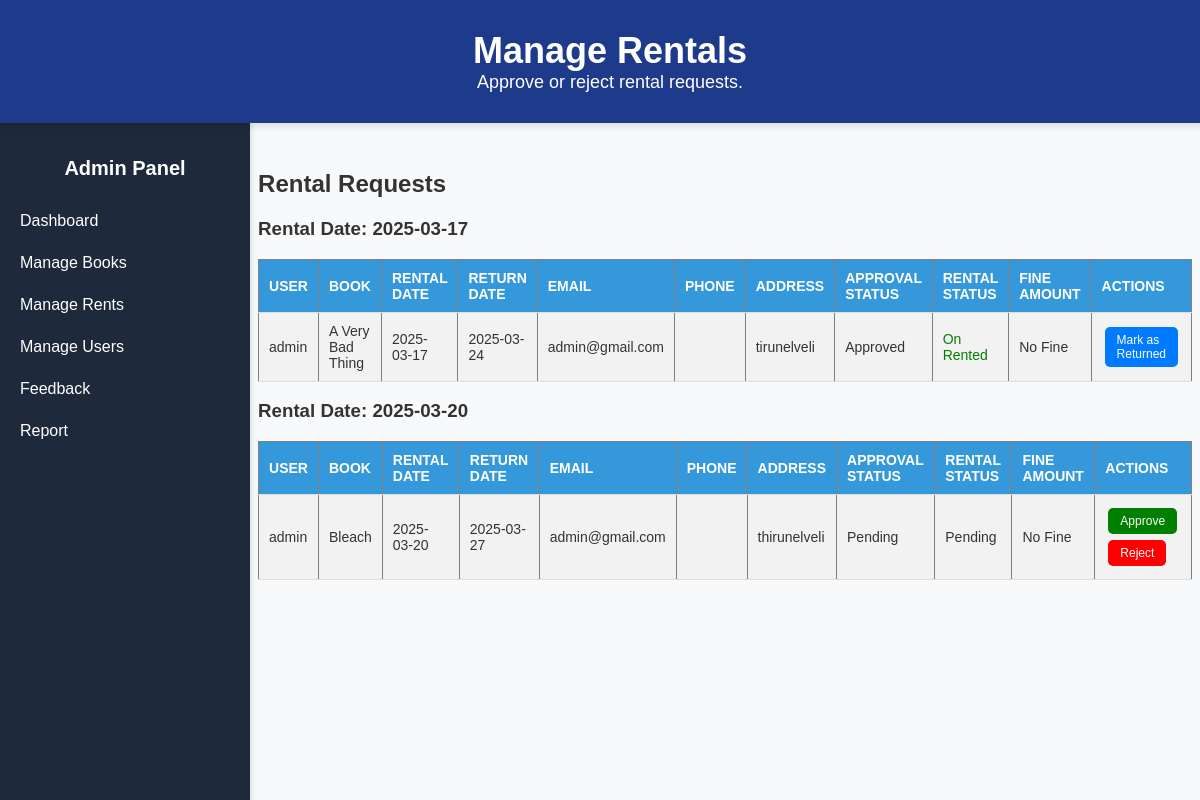
The page /manage_rentals.php on the database as committed earlier.
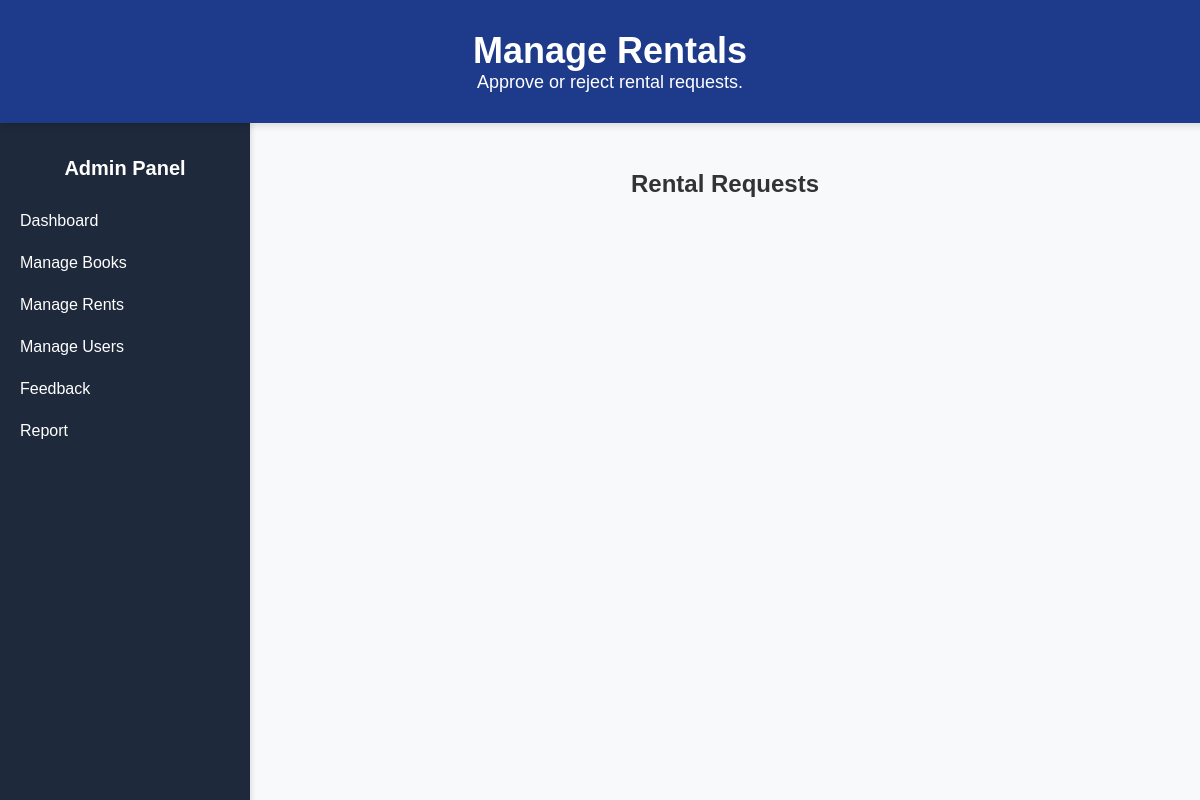
The same page on the database as committed later.
### tables this page shows
CREATE TABLE `rentals` (
  `rental_id` int(11) NOT NULL,
  `user_id` int(11) NOT NULL,
  `book_id` int(11) NOT NULL,
  `rental_date` date NOT NULL DEFAULT current_timestamp(),
  `return_date` date NOT NULL,
  `address` varchar(255) NOT NULL,
  `approval_status` enum('pending','approved','rejected') NOT NULL DEFAULT 'pending',
  `rental_status` enum('on rented','returned','overdue','pending') NOT NULL DEFAULT 'pending'
);

CREATE TABLE `users` (
  `user_id` int(11) NOT NULL,
  `username` varchar(50) NOT NULL,
  `email` varchar(100) NOT NULL,
  `password` varchar(255) NOT NULL,
  `created_at` timestamp NOT NULL DEFAULT current_timestamp(),
  `role` enum('user','admin') NOT NULL DEFAULT 'user',
  `phone_number` bigint(20) NOT NULL
);

CREATE TABLE `books` (
  `book_id` int(11) NOT NULL,
  `key_slug` varchar(255) NOT NULL,
  `title` varchar(255) NOT NULL,
  `author` varchar(255) NOT NULL,
  `description` text NOT NULL,
  `rent_amount` int(11) NOT NULL DEFAULT 20,
  `category` varchar(255) NOT NULL,
  `image` varchar(255) NOT NULL,
  `created_at` timestamp NOT NULL DEFAULT current_timestamp()
);

### manage_rentals.php (the view, shortened to what this page needs)
<?php
include("db_connection.php");
$conn->query("UPDATE rentals SET rental_status = 'overdue'
              WHERE rental_status = 'on rented' AND return_date < CURDATE()");
$fine_per_day = 10;
$rentals_by_date = [];
$result = $conn->query("SELECT rentals.*, books.title, users.username, users.email,
                        IF(rentals.rental_status = 'overdue', DATEDIFF(CURDATE(), rentals.return_date) * $fine_per_day, 0) AS fine_amount
                        FROM rentals
                        JOIN books ON rentals.book_id = books.book_id
                        JOIN users ON rentals.user_id = users.user_id
                        ORDER BY rental_date");
while ($row = $result->fetch_assoc()) {
    $rentals_by_date[$row['rental_date']][] = $row;
}
?>
<!DOCTYPE html>
<html lang="en">
<head>
  <link rel="stylesheet" href="css/admin_dashboard.css">
</head>
<body>
<header class="header">
  <h1>Manage Rentals</h1>
  <p>Approve or reject rental requests.</p>
</header>
<div class="sidebar">
    <h2>Admin Panel</h2>
    <a href="admin_dashboard.php">Dashboard</a>
    <div class="menu-item">
        <a href="#" id="manage-books">Manage Books</a>
    </div>
    <a href="manage_rentals.php">Manage Rents</a>
    <a href="manage_users.php">Manage Users</a>
    <a href="manage_feedback.php">Feedback</a>
    <a href="report.php">Report</a>
  </div>
<div class="container">
    <div class="main-content">
        <section class="rental-list">
            <h2>Rental Requests</h2>
            <?php foreach ($rentals_by_date as $date => $rentals): ?>
                <h3>Rental Date: <?php echo htmlspecialchars($date); ?></h3>
                <table border="1">
                    <tr>
                        <th>User</th>
                        <th>Book</th>
                        <th>Rental Date</th>
                        <th>Return Date</th>
                        <th>Email</th>
                        <th>Phone</th>
                        <th>Address</th>
                        <th>Approval Status</th>
                        <th>Rental Status</th>
                        <th>Fine Amount</th>
                        <th>Actions</th>
                    </tr>
                    <?php foreach ($rentals as $rental): ?>
                        <tr>
                            <td><?php echo htmlspecialchars($rental['username'] ?? ''); ?></td>
                            <td><?php echo htmlspecialchars($rental['title'] ?? ''); ?></td>
                            <td><?php echo htmlspecialchars($rental['rental_date'] ?? ''); ?></td>
                            <td><?php echo htmlspecialchars($rental['return_date'] ?? ''); ?></td>
                            <td><?php echo htmlspecialchars($rental['email'] ?? ''); ?></td>
                            <td><?php echo htmlspecialchars($rental['phone_number'] ?? ''); ?></td>
                            <td><?php echo htmlspecialchars($rental['address'] ?? ''); ?></td>
                            <td><?php echo ucfirst(htmlspecialchars($rental['approval_status'] ?? 'pending')); ?></td>
                            <td>
                                <?php
                                    $status = $rental['rental_status'] ?? 'pending';
                                    if ($status === 'on rented') {
                                        echo '<span style="color: green;">On Rented</span>';
                                    } elseif ($status === 'returned') {
                                        echo '<span style="color: blue;">Returned</span>';
                                    } elseif ($status === 'overdue') {
                                        echo '<span style="color: red; font-weight: bold;">Overdue</span>';
                                    } else {
                                        echo ucfirst(htmlspecialchars($status));
                                    }
                                ?>
                            </td>
                            <td>
                                <?php
                                    echo ($rental['rental_status'] == 'overdue')
                                      ? "<span style='color: red;'>₹" . htmlspecialchars($rental['fine_amount']) . "</span>"
                                      : "No Fine";
                                ?>
                            </td>
                            <td>
                                <?php if (($rental['approval_status'] ?? '') == 'pending'): ?>
                                    <a href="?approve_id=<?php echo $rental['rental_id']; ?>" class="btn btn-approve">Approve</a>
                                    <a href="?reject_id=<?php echo $rental['rental_id']; ?>" class="btn btn-reject">Reject</a>
                                <?php elseif (($rental['approval_status'] ?? '') == 'approved' && ($rental['rental_status'] ?? '') == 'on rented'): ?>
                                    <a href="?return_id=<?php echo $rental['rental_id']; ?>" class="btn btn-return">Mark as Returned</a>
                                <?php elseif (($rental['approval_status'] ?? '') == 'approved' && ($rental['rental_status'] ?? '') == 'overdue'): ?>
                                    <span style="color: red; font-weight: bold;"></span>
                                    <a href="?return_id=<?php echo $rental['rental_id']; ?>" class="btn btn-return">Mark as Returned</a>
                                <?php elseif (($rental['approval_status'] ?? '') == 'approved' && ($rental['rental_status'] ?? '') == 'returned'): ?>
                                    <span style="color: blue;">Returned</span>
                                <?php else: ?>
                                    <span style="color: red;">Rejected</span>
                                <?php endif; ?>
                            </td>
                        </tr>
                    <?php endforeach; ?>
                </table>
            <?php endforeach; ?>
        </section>
    </div>
</div>
</body>
</html>

### css/admin_dashboard.css (style rules this page uses)
body { font-family: 'Poppins', sans-serif; margin: 0; padding: 0; background-color: #f8f9fa; color: #333; display: flex; flex-direction: column; min-height: 100vh; }
.header { background: #1e3a8a; color: white; padding: 30px 10px; text-align: center; font-size: 22px; box-shadow: 0px 4px 6px rgba(0, 0, 0, 0.1); position: fixed; width: 100%; top: 0; left: 0; z-index: 1000; }
.header h1 { margin: 0; font-size: 36px; }
.header p { margin: 0; font-size: 18px; }
.sidebar { width: 250px; height: 100vh; background: #1e293b; color: white; padding-top: 20px; position: fixed; top: 120px; left: 0; display: flex; flex-direction: column; box-shadow: 2px 0 5px rgba(0, 0, 0, 0.1); overflow-y: auto; }
.sidebar h2 { text-align: center; font-size: 20px; margin-bottom: 20px; }
.sidebar a { display: block; color: white; padding: 12px 20px; text-decoration: none; font-size: 16px; transition: background 0.3s; }
.container { margin-top: 50px; margin-left: 250px; padding: 100px 20px 20px; flex-grow: 1; display: flex; flex-direction: column; align-items: center; }
table { width: 100%; border-collapse: collapse; margin-top: 15px; font-size: 14px; }
table th, table td { padding: 10px; text-align: left; border-bottom: 1px solid #ddd; }
table th { background: #3498db; color: white; text-transform: uppercase; }
table tr:nth-child(even) { background: #f2f2f2; }
.delete-btn, .btn { padding: 6px 12px; border-radius: 5px; font-size: 12px; text-decoration: none; color: white; display: inline-block; margin: 3px; }
.btn-approve { background-color: green; }
.btn-reject { background-color: red; }
.btn-return { background-color: #007bff; }

Rows that differ between the two databases and show on the page:
removed rentals: user.username "admin", book.title "A Very Bad Thing", rental_date "2025-03-17", return_date "2025-03-24", user.email "admin@gmail.com", address "tirunelveli", approval_status "Approved", rental_status "On Rented"
removed rentals: user.username "admin", book.title "Bleach", rental_date "2025-03-20", return_date "2025-03-27", user.email "admin@gmail.com", address "thirunelveli", approval_status "Pending", rental_status "Pending", shows "No Fine"
Other text that changed with them:
list line gone: "Rental Date: 2025-03-17 USER BOOK RENTAL DATE RETURN DATE EMAIL PHONE ADDRESS APPROVAL STATUS RENTAL STATUS FINE AMOUNT ACTIONS"
list line gone: "Rental Date: 2025-03-20 USER BOOK RENTAL DATE RETURN DATE EMAIL PHONE ADDRESS APPROVAL STATUS RENTAL STATUS FINE AMOUNT ACTIONS"
